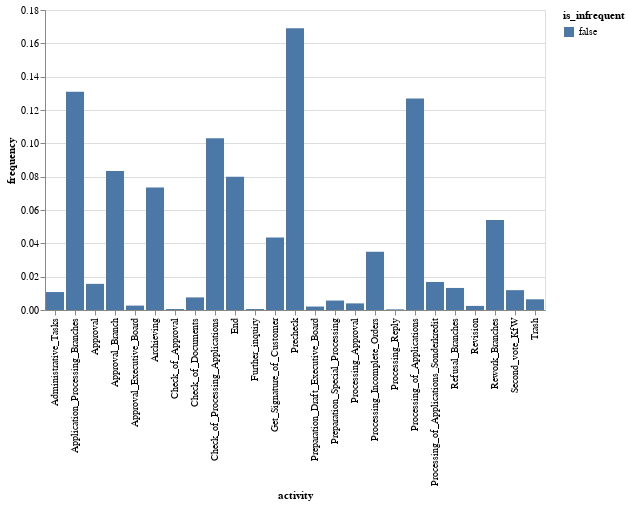

Write notebook code for a chart like this one.
### Code cell
alt.Chart(rel_act_freq).mark_bar().encode(
    x='activity:O',
    y='frequency:Q',
    color='is_infrequent:N'
)

### Figure 1 — Vega specification as saved in the notebook (floating-point values rounded to 4 significant figures)
{"$schema": "https://vega.github.io/schema/vega/v5.json", "data": [{"name": "source_0", "values": [{"activity": "Administrative_Tasks", "frequency": 0.01078, "frequency_end": 0.01078, "frequency_start": 0.0, "is_infrequent": false}, {"activity": "Application_Processing_Branches", "frequency": 0.131, "frequency_end": 0.131, "frequency_start": 0.0, "is_infrequent": false}, {"activity": "Approval", "frequency": 0.01569, "frequency_end": 0.01569, "frequency_start": 0.0, "is_infrequent": false}, {"activity": "Approval_Branch", "frequency": 0.08336, "frequency_end": 0.08336, "frequency_start": 0.0, "is_infrequent": false}, {"activity": "Approval_Executive_Board", "frequency": 0.002647, "frequency_end": 0.002647, "frequency_start": 0.0, "is_infrequent": false}, {"activity": "Archieving", "frequency": 0.07353, "frequency_end": 0.07353, "frequency_start": 0.0, "is_infrequent": false}, {"activity": "Check_of_Approval", "frequency": 0.0005671, "frequency_end": 0.0005671, "frequency_start": 0.0, "is_infrequent": false}, {"activity": "Check_of_Documents", "frequency": 0.007561, "frequency_end": 0.007561, "frequency_start": 0.0, "is_infrequent": false}, {"activity": "Check_of_Processing_Applications", "frequency": 0.103, "frequency_end": 0.103, "frequency_start": 0.0, "is_infrequent": false}, {"activity": "End", "frequency": 0.07996, "frequency_end": 0.07996, "frequency_start": 0.0, "is_infrequent": false}, {"activity": "Further_inquiry", "frequency": 0.0005671, "frequency_end": 0.0005671, "frequency_start": 0.0, "is_infrequent": false}, {"activity": "Get_Signature_of_Customer", "frequency": 0.04348, "frequency_end": 0.04348, "frequency_start": 0.0, "is_infrequent": false}, {"activity": "Precheck", "frequency": 0.169, "frequency_end": 0.169, "frequency_start": 0.0, "is_infrequent": false}, {"activity": "Preparation_Draft_Executive_Board", "frequency": 0.002079, "frequency_end": 0.002079, "frequency_start": 0.0, "is_infrequent": false}, {"activity": "Preparation_Special_Processing", "frequency": 0.005671, "frequency_end": 0.005671, "frequency_start": 0.0, "is_infrequent": false}, {"activity": "Processing_Approval", "frequency": 0.00397, "frequency_end": 0.00397, "frequency_start": 0.0, "is_infrequent": false}, {"activity": "Processing_Incomplete_Orders", "frequency": 0.03497, "frequency_end": 0.03497, "frequency_start": 0.0, "is_infrequent": false}, {"activity": "Processing_Reply", "frequency": 0.0003781, "frequency_end": 0.0003781, "frequency_start": 0.0, "is_infrequent": false}, {"activity": "Processing_of_Applications", "frequency": 0.1268, "frequency_end": 0.1268, "frequency_start": 0.0, "is_infrequent": false}, {"activity": "Processing_of_Applications_Sonderkredit", "frequency": 0.01682, "frequency_end": 0.01682, "frequency_start": 0.0, "is_infrequent": false}, {"activity": "Refusal_Branches", "frequency": 0.01323, "frequency_end": 0.01323, "frequency_start": 0.0, "is_infrequent": false}, {"activity": "Revision", "frequency": 0.002457, "frequency_end": 0.002457, "frequency_start": 0.0, "is_infrequent": false}, {"activity": "Rework_Branches", "frequency": 0.05406, "frequency_end": 0.05406, "frequency_start": 0.0, "is_infrequent": false}, {"activity": "Second_vote_KfW", "frequency": 0.01191, "frequency_end": 0.01191, "frequency_start": 0.0, "is_infrequent": false}, {"activity": "Trash", "frequency": 0.006427, "frequency_end": 0.006427, "frequency_start": 0.0, "is_infrequent": false}]}, {"name": "source_0_x_domain_activity", "values": [{"activity": "Administrative_Tasks"}, {"activity": "Application_Processing_Branches"}, {"activity": "Approval"}, {"activity": "Approval_Branch"}, {"activity": "Approval_Executive_Board"}, {"activity": "Archieving"}, {"activity": "Check_of_Approval"}, {"activity": "Check_of_Documents"}, {"activity": "Check_of_Processing_Applications"}, {"activity": "End"}, {"activity": "Further_inquiry"}, {"activity": "Get_Signature_of_Customer"}, {"activity": "Precheck"}, {"activity": "Preparation_Draft_Executive_Board"}, {"activity": "Preparation_Special_Processing"}, {"activity": "Processing_Approval"}, {"activity": "Processing_Incomplete_Orders"}, {"activity": "Processing_Reply"}, {"activity": "Processing_of_Applications"}, {"activity": "Processing_of_Applications_Sonderkredit"}, {"activity": "Refusal_Branches"}, {"activity": "Revision"}, {"activity": "Rework_Branches"}, {"activity": "Second_vote_KfW"}, {"activity": "Trash"}]}, {"name": "source_0_color_domain_is_infrequent", "values": [{"is_infrequent": false}]}], "signals": [{"name": "x_step", "value": 20}, {"name": "width", "update": "bandspace(domain('x').length, 0.1, 0.05) * x_step"}], "marks": [{"type": "rect", "name": "marks", "from": {"data": "source_0"}, "encode": {"update": {"y2": {"field": "frequency_start", "scale": "y"}, "fill": {"field": "is_infrequent", "scale": "color"}, "description": {"signal": "\"activity: \" + (isValid(datum[\"activity\"]) ? datum[\"activity\"] : \"\"+datum[\"activity\"]) + \"; frequency: \" + (format(datum[\"frequency\"], \"\")) + \"; is_infrequent: \" + (isValid(datum[\"is_infrequent\"]) ? datum[\"is_infrequent\"] : \"\"+datum[\"is_infrequent\"])"}, "width": {"signal": "max(0.25, bandwidth('x'))"}, "y": {"field": "frequency_end", "scale": "y"}, "ariaRoleDescription": {"value": "bar"}, "x": {"field": "activity", "scale": "x"}}}, "style": ["bar"]}], "scales": [{"name": "x", "type": "band", "domain": {"data": "source_0_x_domain_activity", "field": "activity", "sort": true}, "range": {"step": {"signal": "x_step"}}, "paddingInner": 0.1, "paddingOuter": 0.05}, {"name": "y", "type": "linear", "domain": {"data": "source_0", "fields": ["frequency_start", "frequency_end"]}, "range": [{"signal": "height"}, 0], "zero": true, "nice": true}, {"name": "color", "type": "ordinal", "domain": {"data": "source_0_color_domain_is_infrequent", "field": "is_infrequent", "sort": true}, "range": "category"}], "axes": [{"scale": "y", "ticks": false, "tickCount": {"signal": "ceil(height/40)"}, "grid": true, "minExtent": 0, "domain": false, "zindex": 0, "orient": "left", "labels": false, "gridScale": "x", "aria": false, "maxExtent": 0}, {"scale": "x", "grid": false, "labelAngle": 270, "zindex": 0, "labelBaseline": "middle", "orient": "bottom", "title": "activity", "labelAlign": "right"}, {"scale": "y", "zindex": 0, "orient": "left", "grid": false, "tickCount": {"signal": "ceil(height/40)"}, "title": "frequency", "labelOverlap": true}], "legends": [{"fill": "color", "symbolType": "square", "title": "is_infrequent"}], "background": "white", "padding": 5, "height": 300, "style": "cell"}
